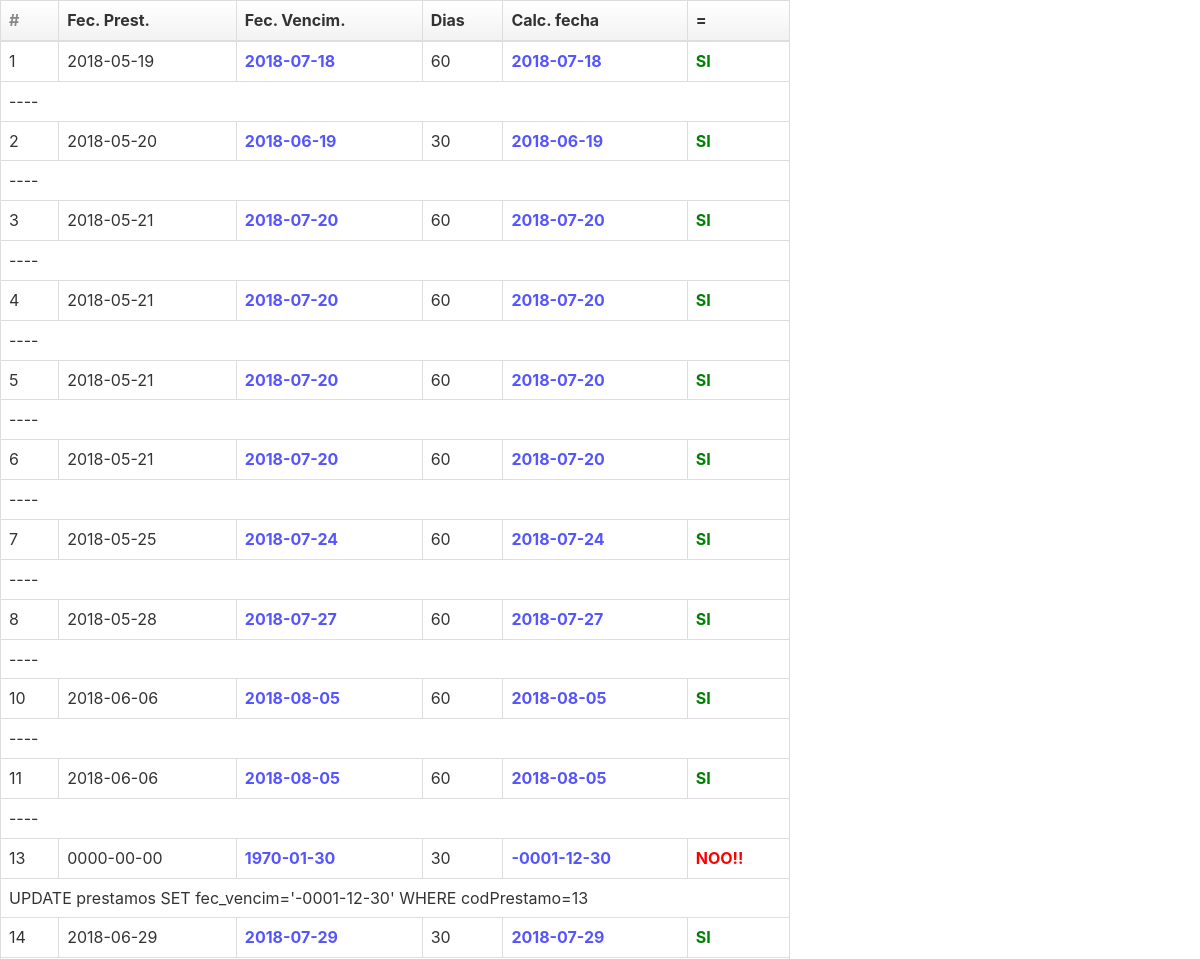
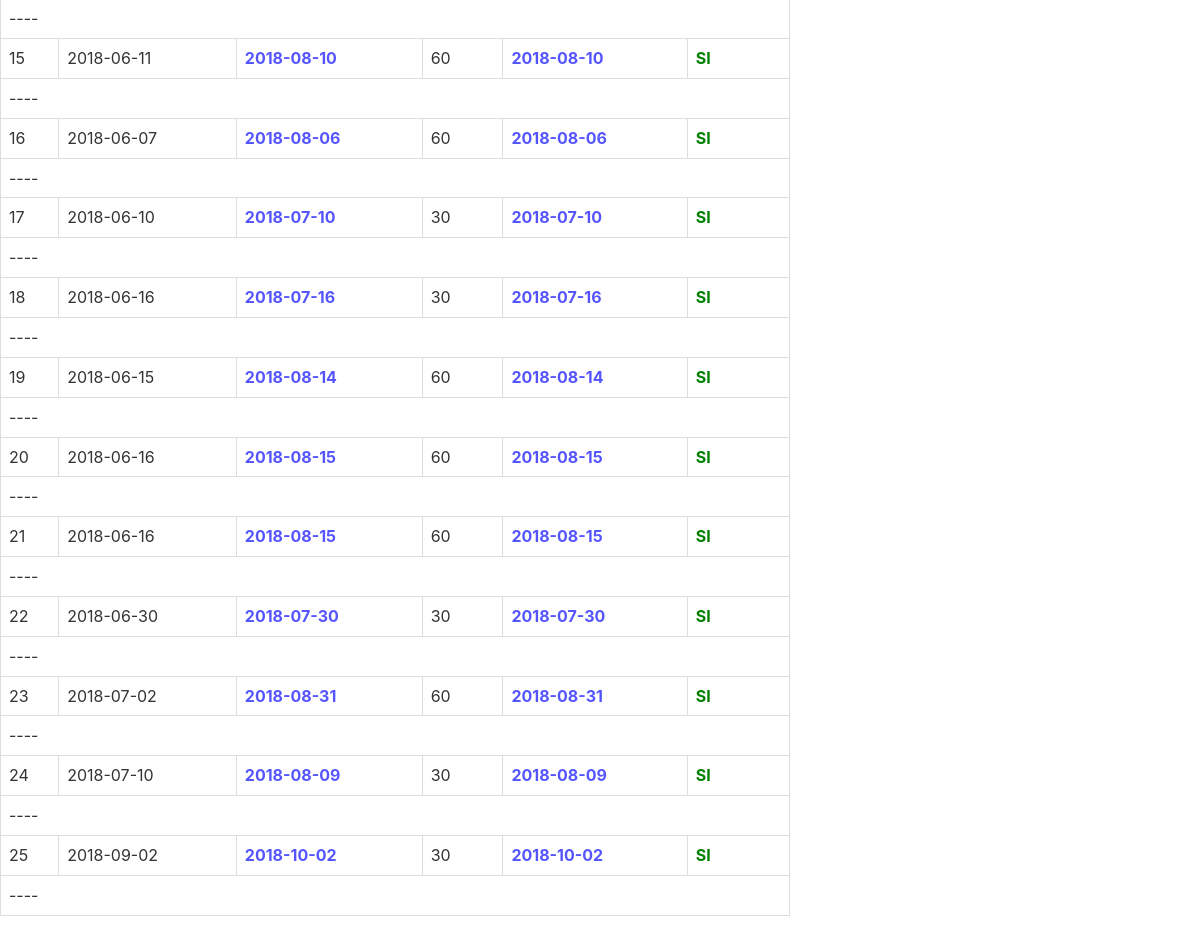
/update.php, run on the app's committed database (2 pictures, top to bottom).
### tables this page shows
CREATE TABLE `prestamos` (
  `codPrestamo` int(11) NOT NULL,
  `codCliente` int(11) NOT NULL,
  `codCategoria` int(11) NOT NULL,
  `fec_prestamo` date NOT NULL,
  `fec_vencim` date NOT NULL,
  `cod_usuario` int(11) NOT NULL,
  `prestamo_estado` tinyint(1) NOT NULL
);

CREATE TABLE `categorias` (
  `idCategoria` int(11) NOT NULL,
  `cate_descrip` varchar(50) NOT NULL,
  `categ_observ` varchar(30) NOT NULL,
  `categ_periodo` int(11) NOT NULL,
  `categ_plazo` int(3) NOT NULL,
  `categ_interes` decimal(10,2) NOT NULL,
  `categ_estado` tinyint(1) NOT NULL
);

### update.php (the view, shortened to what this page needs)
<?php
  include 'funciones.php';
  $sql = "SELECT * FROM prestamos, categorias WHERE prestamos.codCategoria = categorias.idCategoria";
  $res=@mysql_query($sql,$link);
?>
<link rel="stylesheet" href="//cdnjs.cloudflare.com/ajax/libs/twitter-bootstrap/3.3.1/css/bootstrap.min.css">
<link rel="stylesheet" href="assets/css/main.min.css">
<div class="row">
	<div class="col-lg-8">
		<table class="table table-bordered sortableTable responsive-table">
		  <thead>
		    <tr>
		      <th>#</th>
		      <th>Fec. Prest.</th>
		      <th>Fec. Vencim.</th>
		      <th>Dias</th>
		      <th>Calc. fecha</th>
		      <th> = </th>
		    </tr>
		  </thead>
		  <tbody>
		<?php
			while($row1=@mysql_fetch_array($res)) {
		?>
		    <tr>
		      <td><?php echo $row1["codPrestamo"]; ?></td>
		      <td><?php echo $row1["fec_prestamo"]; ?></td>
		      <td style="color: #5555ff; font-weight: bold;"><?php echo $row1["fec_vencim"]; ?></td>
		      <td><?php
		      			$diastotal = $row1["categ_periodo"]*$row1["categ_plazo"];
		      			echo $diastotal;
		      		?>
		      </td>
		      <td style="color: #5555ff; font-weight: bold;">
		      	<?php
		     	$nuevafecha1 = strtotime ( '+'.$diastotal.' day' , strtotime ( $row1["fec_prestamo"] ) ) ;
					$nuevafecha2 = date ( 'Y-m-d' , $nuevafecha1 );
		      	echo $nuevafecha2;
		      	?>
					</td>
					<td>
						<?php
							if ($row1["fec_vencim"] == $nuevafecha2) {
							  echo "<strong style='color: green;'>SI</strong>";
							} else {
								echo "<strong style='color: red;'>NOO!!</strong>";
							}
						?>
					</td>
		    </tr>
		    <tr>
					<td colspan="6">
						<?php
							if ($row1["fec_vencim"] == $nuevafecha2) {
								echo "----";
							}else{
								$sql= "UPDATE prestamos SET fec_vencim='".$nuevafecha2."' WHERE codPrestamo=".$row1["codPrestamo"];
								echo $sql."<br>";
							}
						?>
					</td>
		    </tr>
		<?php } ?>
		  </tbody>
		</table>
	</div>
</div>

### data on the page
prestamos: codPrestamo "1", fec_prestamo "2018-05-19", fec_vencim "2018-07-18", categorias.categ_periodo+categ_plazo "60", fec_prestamo.categ_plazo "2018-07-18", shows "SI"
prestamos: codPrestamo "2", fec_prestamo "2018-05-20", fec_vencim "2018-06-19", categorias.categ_periodo "30", fec_prestamo.categ_plazo "2018-06-19", shows "SI"
prestamos: codPrestamo "3", fec_prestamo "2018-05-21", fec_vencim "2018-07-20", categorias.categ_periodo+categ_plazo "60", fec_prestamo.categ_plazo "2018-07-20", shows "SI"
prestamos: codPrestamo "4", fec_prestamo "2018-05-21", fec_vencim "2018-07-20", categorias.categ_periodo+categ_plazo "60", fec_prestamo.categ_plazo "2018-07-20", shows "SI"
prestamos: codPrestamo "5", fec_prestamo "2018-05-21", fec_vencim "2018-07-20", categorias.categ_periodo+categ_plazo "60", fec_prestamo.categ_plazo "2018-07-20", shows "SI"
prestamos: codPrestamo "6", fec_prestamo "2018-05-21", fec_vencim "2018-07-20", categorias.categ_periodo+categ_plazo "60", fec_prestamo.categ_plazo "2018-07-20", shows "SI"
prestamos: codPrestamo "7", fec_prestamo "2018-05-25", fec_vencim "2018-07-24", categorias.categ_periodo+categ_plazo "60", fec_prestamo.categ_plazo "2018-07-24", shows "SI"
prestamos: codPrestamo "8", fec_prestamo "2018-05-28", fec_vencim "2018-07-27", categorias.categ_periodo+categ_plazo "60", fec_prestamo.categ_plazo "2018-07-27", shows "SI"
prestamos: codPrestamo "10", fec_prestamo "2018-06-06", fec_vencim "2018-08-05", categorias.categ_periodo+categ_plazo "60", fec_prestamo.categ_plazo "2018-08-05", shows "SI"
prestamos: codPrestamo "11", fec_prestamo "2018-06-06", fec_vencim "2018-08-05", categorias.categ_periodo+categ_plazo "60", fec_prestamo.categ_plazo "2018-08-05", shows "SI"
prestamos: codPrestamo "13", fec_prestamo "0000-00-00", fec_vencim "1970-01-30", categorias.categ_periodo "30", fec_prestamo.categ_plazo "-0001-12-30", shows "NOO!!", sql "UPDATE prestamos SET fec_vencim='-0001-12-30' WHERE codPrestamo=13"
prestamos: codPrestamo "14", fec_prestamo "2018-06-29", fec_vencim "2018-07-29", categorias.categ_periodo "30", fec_prestamo.categ_plazo "2018-07-29", shows "SI"
prestamos: codPrestamo "15", fec_prestamo "2018-06-11", fec_vencim "2018-08-10", categorias.categ_periodo+categ_plazo "60", fec_prestamo.categ_plazo "2018-08-10", shows "SI"
prestamos: codPrestamo "16", fec_prestamo "2018-06-07", fec_vencim "2018-08-06", categorias.categ_periodo+categ_plazo "60", fec_prestamo.categ_plazo "2018-08-06", shows "SI"
prestamos: codPrestamo "17", fec_prestamo "2018-06-10", fec_vencim "2018-07-10", categorias.categ_periodo "30", fec_prestamo.categ_plazo "2018-07-10", shows "SI"
prestamos: codPrestamo "18", fec_prestamo "2018-06-16", fec_vencim "2018-07-16", categorias.categ_periodo "30", fec_prestamo.categ_plazo "2018-07-16", shows "SI"
prestamos: codPrestamo "19", fec_prestamo "2018-06-15", fec_vencim "2018-08-14", categorias.categ_periodo+categ_plazo "60", fec_prestamo.categ_plazo "2018-08-14", shows "SI"
prestamos: codPrestamo "20", fec_prestamo "2018-06-16", fec_vencim "2018-08-15", categorias.categ_periodo+categ_plazo "60", fec_prestamo.categ_plazo "2018-08-15", shows "SI"
prestamos: codPrestamo "21", fec_prestamo "2018-06-16", fec_vencim "2018-08-15", categorias.categ_periodo+categ_plazo "60", fec_prestamo.categ_plazo "2018-08-15", shows "SI"
prestamos: codPrestamo "22", fec_prestamo "2018-06-30", fec_vencim "2018-07-30", categorias.categ_periodo "30", fec_prestamo.categ_plazo "2018-07-30", shows "SI"
prestamos: codPrestamo "23", fec_prestamo "2018-07-02", fec_vencim "2018-08-31", categorias.categ_periodo+categ_plazo "60", fec_prestamo.categ_plazo "2018-08-31", shows "SI"
prestamos: codPrestamo "24", fec_prestamo "2018-07-10", fec_vencim "2018-08-09", categorias.categ_periodo "30", fec_prestamo.categ_plazo "2018-08-09", shows "SI"
prestamos: codPrestamo "25", fec_prestamo "2018-09-02", fec_vencim "2018-10-02", categorias.categ_periodo "30", fec_prestamo.categ_plazo "2018-10-02", shows "SI"
